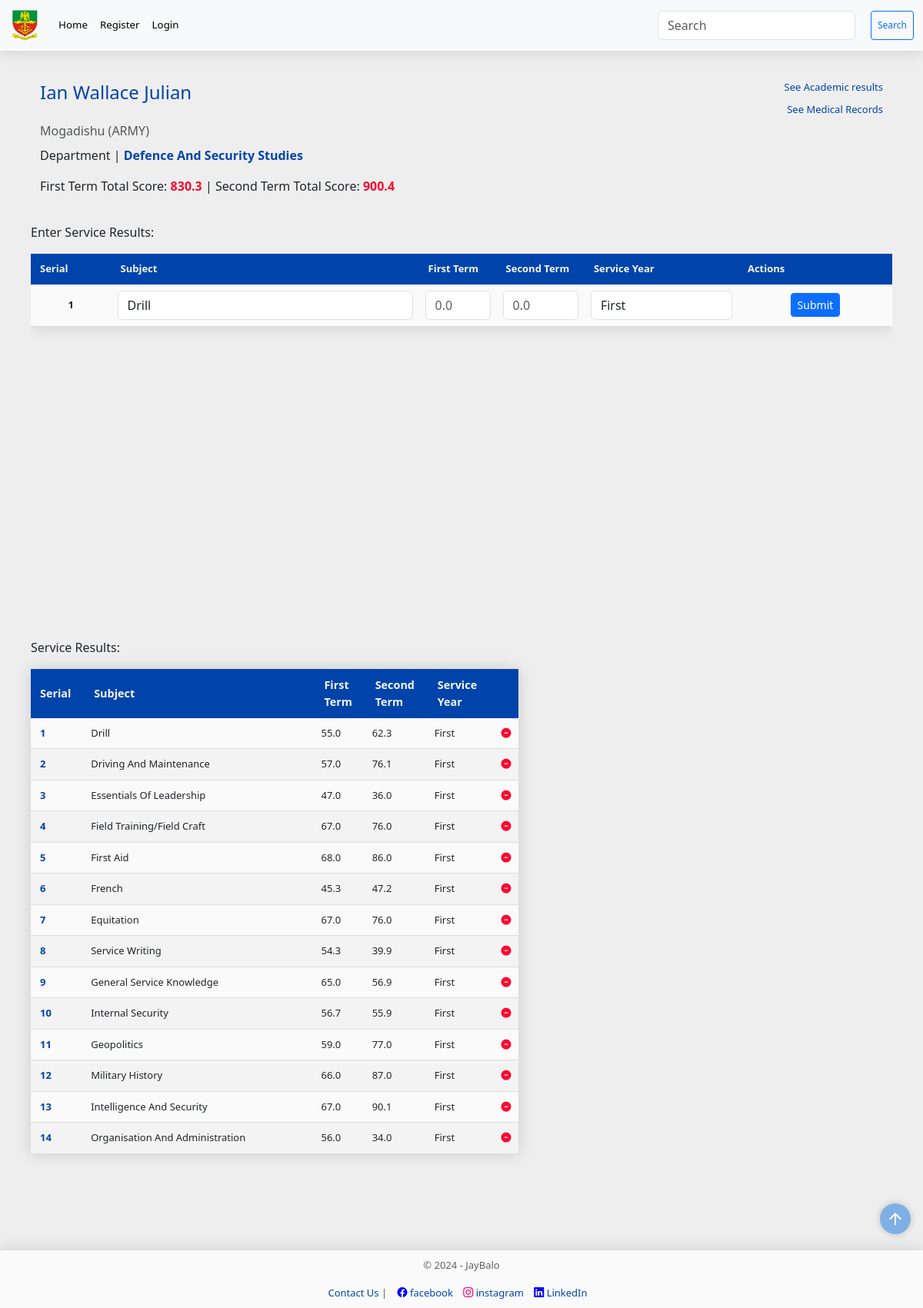
Screenshot of /cadet/military/1 with the database file from the repository.
### models.py (models this page shows, shortened)
class Cadet(db.Model):
    __tablename__= "cadets"
    id = Column("id", Integer, primary_key=True, autoincrement=True)
    cadet_no = Column("cadet_no", String, unique=True, nullable=False)
    first_name = Column("first_name", String, nullable=False)
    middle_name = Column("middle_name", String, nullable=True)
    last_name = Column("last_name", String, nullable=False)
    religion = Column("religion", String, nullable=False)
    state = Column("state", String, nullable=False)
    lga = Column("lga", String, nullable=False)
    date_of_enlistment = Column("date_of_enlistment", String, nullable=False)
    date_of_birth = Column("date_of_birth", String, nullable=False)
    department_id = Column('department_id', ForeignKey('departments.id'), nullable=False)
    department = relationship('Department', back_populates='cadets')
    bn_id = Column("bn_id", ForeignKey('battalions.id'), nullable=False)
    bn = relationship('Battalion', back_populates='cadet')
    gender_id = Column("gender_id", ForeignKey('genders.id'), nullable=False)
    gender = relationship('Gender', back_populates='cadet')
    service_id = Column("service_id", ForeignKey('services.id'), nullable=False)
    service = relationship('Service', back_populates='cadet')
    regular_id = Column("regular_id", ForeignKey('regular_courses.id'), nullable=False)
    regular_course = relationship('RegularCourse', back_populates='cadet')
    medical = relationship('Medical', back_populates='cadet')
    admission_count = Column("admission_count", Integer, nullable=False, default=0)
    admission_date = Column(Date, nullable=True)  # New field for admission date
    scores = relationship("Score", back_populates='cadet', uselist=False)
    service_scores = relationship("ServiceScore", back_populates='cadet', uselist=False)
    courses = relationship("Course", back_populates="cadet")
    profile_picture = relationship('ProfilePicture', back_populates='cadet')

class Battalion(db.Model):
    __tablename__="battalions"
    id = Column("id", Integer, primary_key=True, autoincrement=True)
    bn = Column("bn", String, nullable=False)
    cadet = relationship('Cadet', back_populates='bn')

class Service(db.Model):
    __tablename__="services"
    id = Column('id', Integer, primary_key=True)
    service_type = Column('service_type', String, nullable=False)
    service_subjects = relationship('ServiceSubject', back_populates='service')
    cadet = relationship('Cadet', back_populates='service')

class Department(db.Model):
    __tablename__="departments"
    id = Column("id", Integer, primary_key=True)
    department_name = Column("department_name", String, nullable=False)
    faculty_id = Column("faculty_id", ForeignKey('faculties.id'), nullable=False)
    faculty = relationship('Faculty', back_populates='departments')
    cadets = relationship('Cadet', back_populates='department')
    courses = relationship('Course', back_populates='department')

class ServiceScore(db.Model):
    __tablename__ = "service_scores"
    id = Column(Integer, primary_key=True)
    first_term_score = Column(Float, default=0.0)
    second_term_score = Column(Float, default=0.0)
    service_year = Column(Integer, default=lambda: datetime.now().year if datetime.now().month >= 9 else datetime.now().year - 1)
    service_subject_id = Column(Integer, ForeignKey('service_subjects.id'))
    service_subject = relationship('ServiceSubject', back_populates='service_score')
    cadet_id = Column(Integer, ForeignKey('cadets.id'))
    cadet = relationship('Cadet', back_populates='service_scores')

class ServiceSubject(db.Model):
    __tablename__="service_subjects"
    id = Column("id", Integer, primary_key=True, autoincrement=True)
    subject_code = Column("subject_code", String(10))
    subject_title = Column("subject_title", String(255), nullable=False)
    status = Column(Enum('major', 'minor', 'tour', 'camp'), nullable=False) # Enum for course status (major or minor)
    service_id = Column("service_id", ForeignKey('services.id'))
    service = relationship('Service', back_populates='service_subjects')
    service_score = relationship("ServiceScore", back_populates='service_subject', uselist=False)

### main.py (the view, shortened to what this page needs)
@app.route('/cadet/military/<int:id>', methods=['GET','POST'])
def add_military_score(id):
    search_form = SearchForm()
    military_score_form = MilScoreForm()
    page = request.args.get("page", 1, type=int)
    per_page = 20
    selected_cadet = session.query(Cadet).filter(Cadet.id==id).first()
    cadet_scores = session.query(ServiceScore).filter(ServiceScore.cadet_id==id).all()
    subject_title = (military_score_form.subject.data)
    first_term_score = military_score_form.first_term_score.data
    second_term_score = military_score_form.second_term_score.data
    service_subject = session.query(ServiceSubject).filter(ServiceSubject.subject_title==subject_title).first()
    service_year = military_score_form.service_year.data
    filtered_choices = [(choice_value, choice_label) for choice_value, choice_label in filtered_subjects(id)]
    military_score_form.subject.choices = sorted(filtered_choices)
    total_first_term_score = round(get_total_first_term_score(id) or 0, 2)
    total_second_term_score = round(get_total_second_term_score(id)or 0, 2)
    return render_template('add_military_score.html',
                           search_form=search_form,
                           cadet=selected_cadet,
                           rows=cadet_scores,
                           id=id,
                           military_score_form=military_score_form,
                           total_first_term_score=total_first_term_score,
                           total_second_term_score=total_second_term_score,
                           year=year,
                           page=page,
                           per_page=per_page
                           )

### forms.py
class SearchForm(FlaskForm):
    searched = StringField('Searched', validators=[DataRequired() ])
    submit = SubmitField('Search')

class MilScoreForm(FlaskForm):
    subject = SelectField('Subject', validators=[InputRequired()])
    first_term_score = FloatField('First Term Score', validators=[DataRequired(), validate_score])
    second_term_score = FloatField('First Term Score', validators=[DataRequired(), validate_score])
    service_year = SelectField('Academic Year', choices=[('first', 'First'), ('second', 'Second'), ('third', 'Third'), ('fourth', 'Fourth'), ('fifth', 'fifth')], validators=[InputRequired()])
    submit = SubmitField('Submit')

### main.py (called while the page is built)
@app.context_processor
def base():
    form = SearchForm()
    course = regular_courses() # Assuming this returns a dictionary
    return {
        'form_dict': dict(form=form),
        'course_dict': course,
        }

### utils.py (called while the page is built)
def regular_courses():
    course = db.session.query(RegularCourse).all()
    course_dict = {}
    for course_object in course:
        key = course_object.id
        course_dict[key] = [course_object.course_no]
    return course_dict

def filtered_subjects(id):
        results=[]
        selected_cadet = db.session.query(Cadet).filter(Cadet.id==id).first()
        selected_cadet_service_id = selected_cadet.service_id
        service_subjects = db.session.query(ServiceSubject).filter(ServiceSubject.service_id==selected_cadet_service_id).all()
        for subject in service_subjects:
            tuple_item=(subject.subject_title, subject.subject_title.title())
            results.append(tuple_item)
        return results

def get_total_first_term_score(cadet_id):
     total_first_term_score = db.session.query(func.sum(ServiceScore.first_term_score)).filter(ServiceScore.cadet_id==cadet_id).scalar()
     return total_first_term_score

def get_total_second_term_score(cadet_id):
     total_second_term_score = db.session.query(func.sum(ServiceScore.second_term_score)).filter(ServiceScore.cadet_id==cadet_id).scalar()
     return total_second_term_score

### templates/add_military_score.html (shortened to what this page needs)
<!DOCTYPE html>
{% extends "base.html" %} {% block content %}
<div class="container">
  <div class="row" style="display: flex; justify-content: space-between; margin: 0;">
    <h4 style="color: rgb(0, 68, 171)">
      <a href="{{ url_for('student_info', id=cadet.id )}}"
        >{{ cadet.first_name }} {{ cadet.middle_name }} {{ cadet.last_name }}</a
      >
      <span>
        <a
          type="btn"
          style="font-size: small; float: right"
          href="{{ url_for('add_academic_score', id=cadet.id) }}"
          class="card-link"
          >See Academic results</a
        ><br>
        <a
          type="btn"
          style="font-size: small; float: right"
          href="{{ url_for('add_medical_record', id=cadet.id) }}"
          class="card-link"
          >See Medical Records</a
        >
      </span>
    </h4>
    <p class="card-subtitle mb-2 text-body-secondary">
      {{ cadet.bn.bn.capitalize() }} ({{ cadet.service.service_type.upper() }})
    </p>
    <p class="card-text">
      Department |
      <b style="color: rgb(0, 68, 171)"
        >{{ cadet.department.department_name.title() }}</b
      >
    </p>
    <p>
      First Term Total Score:
      <b style="color: #f90b31">{{ total_first_term_score }}</b> | Second Term
      Total Score: <b style="color: #f90b31">{{ total_second_term_score }} </b>
    </p>
  </div>
  <div class="row">
    <div class="col">
      <form
        id="military-score-form"
        method="POST"
        action="{{ url_for('add_military_score', id=cadet.id) }}"
      >
        <p>Enter Service Results:</p>
        <div style="margin: 0; padding: 0;" class="scrollable-table">
        <table class="custom-table table-sm table-hover table-borderless">
          <thead style="font-size: small">
            <tr>
              <th style="width: 5%" scope="col">Serial</th>
              <th style="width: 20%" scope="col">Subject</th>
              <th style="width: 5%" scope="col">First Term</th>
              <th style="width: 5%" scope="col">Second Term</th>
              <th style="width: 10%" scope="col">Service Year</th>
              <th style="width: 10%" scope="col">Actions</th>
            </tr>
          </thead>
          <tbody
            style="text-align: center; font-size: small"
            id="cadet-table-body"
          >
            <tr class="active-row">
              <th style="text-align: center" scope="row">1</th>
              <td data-cell="Subject" style="text-align: center">
                {{ military_score_form.subject(class="form-control",
                placeholder="Subject") }}
              </td>
              <td data-cell="First Term" class="head-center">
                {{ military_score_form.first_term_score(class="form-control",
                placeholder="0.0", maxlength="5") }}
              </td>
              <td data-cell="Second Term" class="head-center">
                {{ military_score_form.second_term_score(class="form-control",
                placeholder="0.0", maxlength="5") }}
              </td>
              <td data-cell="Service Year" class="head-center">
                {{ military_score_form.service_year(class="form-control",
                placeholder="Service Year") }}
              </td>
              <td style="padding: 5px">
                <div class="form-group" style="text-align: center">
                  {{ military_score_form.submit( class="btn btn-primary btn-sm")
                  }}
                </div>
              </td>
            </tr>
          </tbody>
        </table>
      </form>
    </div>
    <div class="col">
      <p>Service Results:</p>
      <table class="custom-table table-sm table-hover table-borderless">
        <thead style="text-align: center">
          <tr>
            <th style="width: 5%" scope="col">Serial</th>
            <th style="width: 40%" scope="col">Subject</th>
            <th style="width: 5%" scope="col">First Term</th>
            <th style="width: 5%" scope="col">Second Term</th>
            <th style="width: 10%" scope="col">Service Year</th>
            <th style="width: 1%" scope="col"></th>
          </tr>
        </thead>
        <tbody style="font-size: small" id="cadet-table-body">
          {% for row in rows %}
          <tr class="active-row">
            <th class="card-heading-text" scope="row">
              {{ (page - 1) * per_page + loop.index }}
            </th>
            <td data-cell="subject">{{ row.service_subject.subject_title.title() }}</td>
            <td data-cell="first term" class="head-center">{{ row.first_term_score }}</td>
            <td data-cell="second term" class="head-center">{{row.second_term_score }}</td>
            <td data-cell="service" class="head-center">{{row.service_year.title() }}</td>
            <td data-cell="Remove" class="head-center">
              <a
                href="#"
                onclick="confirmDelete('{{ url_for('remove_service_subject', id=row.id, cadet_id=row.cadet_id) }}')"
                ><i style="color: #f90b31" class="fas fa-minus-circle fa-md"></i
              ></a>
            </td>
          </tr>
          {% endfor %}
        </tbody>
      </table>
    </div>
    </div>
  </div>
  <div class="row"></div>
</div>
{% endblock %}

### static/styles.css (style rules this page uses)
html { scroll-behavior: smooth; }
body { margin: 0; padding: 0; background-color: #eeeeee; min-height: 100vh; display: flex; flex-direction: column; height: auto; margin-bottom: 50px; }
.row { padding-top: 20px; }
.container { padding: 10px; margin: auto; }
.col { width: fit-content; min-width: min-content; }
.scrollable-table { height: 500px; overflow-y: auto; scroll-snap-type: y mandatory; }
.scrollable-table > table { width: 100%; }
table { width: 100%; background-color: #fafafa; border-radius: 5px 5px 0 0; }
.custom-table { border-collapse: collapse; margin: 0; font-size: 0.9em; width: fit-content; border-radius: 5px 5px 0 0; box-shadow: 0 0 20px rgba(0, 0, 0, 0.15); }
.custom-table thead tr { background-color: rgb(0, 68, 171); color: #f4f4f4; text-align: left; font-weight: 600; position: sticky; top: 0; }
.custom-table th, .content-table td { padding: 10px 12px; }
.custom-table tbody td { padding: 0.5rem; }
.custom-table tbody tr { border-bottom: 1px solid #dddddd; }
.custom-table tbody tr:nth-of-type(even) { background-color: #f3f3f3; }
a { text-decoration: none; color: rgb(0, 68, 171); }
.card-link { color: rgb(0, 68, 171); }
.card-heading-text { color: #0044ab; }

### rows the page displays
Cadet: first_name "Ian", middle_name "Wallace", last_name "Julian"
Battalion: bn.bn "Mogadishu"
Service: service.service_type "ARMY"
Department: department.department_name "Defence And Security Studies"
ServiceScore: (page-1)*per_page+loop.index "1", service_subject.subject_title "Drill", first_term_score "55.0", second_term_score "62.3", service_year "First"
ServiceScore: index "2", service_subject.subject_title "Driving And Maintenance", first_term_score "57.0", second_term_score "76.1", service_year "First"
ServiceScore: index "3", service_subject.subject_title "Essentials Of Leadership", first_term_score "47.0", second_term_score "36.0", service_year "First"
ServiceScore: index "4", service_subject.subject_title "Field Training/Field Craft", first_term_score "67.0", second_term_score "76.0", service_year "First"
ServiceScore: index "5", service_subject.subject_title "First Aid", first_term_score "68.0", second_term_score "86.0", service_year "First"
ServiceScore: index "6", service_subject.subject_title "French", first_term_score "45.3", second_term_score "47.2", service_year "First"
ServiceScore: index "7", service_subject.subject_title "Equitation", first_term_score "67.0", second_term_score "76.0", service_year "First"
ServiceScore: index "8", service_subject.subject_title "Service Writing", first_term_score "54.3", second_term_score "39.9", service_year "First"
ServiceScore: index "9", service_subject.subject_title "General Service Knowledge", first_term_score "65.0", second_term_score "56.9", service_year "First"
ServiceScore: index "10", service_subject.subject_title "Internal Security", first_term_score "56.7", second_term_score "55.9", service_year "First"
ServiceScore: index "11", service_subject.subject_title "Geopolitics", first_term_score "59.0", second_term_score "77.0", service_year "First"
ServiceScore: index "12", service_subject.subject_title "Military History", first_term_score "66.0", second_term_score "87.0", service_year "First"
ServiceScore: index "13", service_subject.subject_title "Intelligence And Security", first_term_score "67.0", second_term_score "90.1", service_year "First"
ServiceScore: index "14", service_subject.subject_title "Organisation And Administration", first_term_score "56.0", second_term_score "34.0", service_year "First"

### other values shown
{{ total_first_term_score }} "830.3"
{{ total_second_term_score }} "900.4"
{{ year }} "2024"
